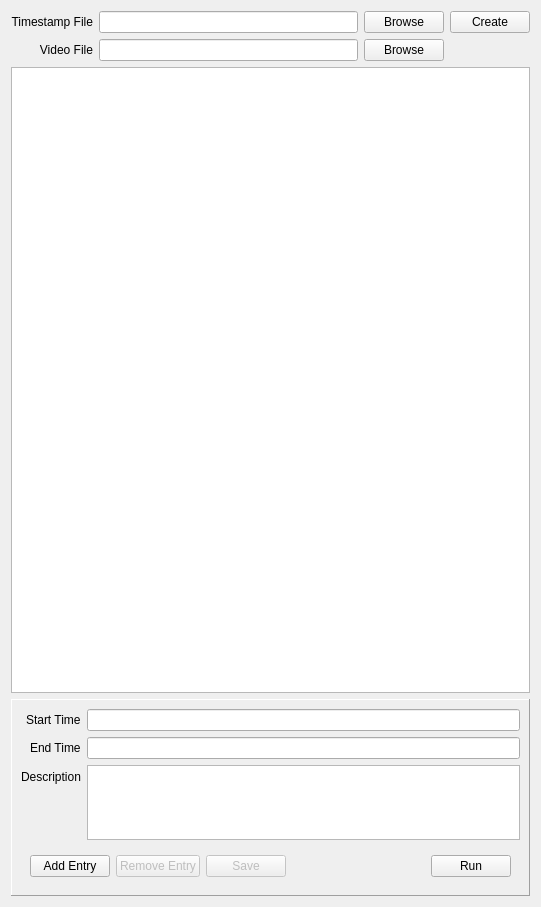
<?xml version="1.0" encoding="UTF-8"?>
<ui version="4.0">
 <class>VideoPlayerWindow_TimestampSidebarWidget</class>
 <widget class="QWidget" name="VideoPlayerWindow_TimestampSidebarWidget">
  <property name="geometry">
   <rect>
    <x>0</x>
    <y>0</y>
    <width>541</width>
    <height>907</height>
   </rect>
  </property>
  <property name="windowTitle">
   <string>Form</string>
  </property>
  <layout class="QVBoxLayout" name="verticalLayout">
   <item>
    <layout class="QGridLayout" name="gridLayout">
     <item row="0" column="0">
      <widget class="QLabel" name="label_timestamp">
       <property name="text">
        <string>Timestamp File</string>
       </property>
       <property name="alignment">
        <set>Qt::AlignRight|Qt::AlignTrailing|Qt::AlignVCenter</set>
       </property>
      </widget>
     </item>
     <item row="0" column="1">
      <widget class="QLineEdit" name="entry_timestamp">
       <property name="sizePolicy">
        <sizepolicy hsizetype="Expanding" vsizetype="Fixed">
         <horstretch>0</horstretch>
         <verstretch>0</verstretch>
        </sizepolicy>
       </property>
       <property name="autoFillBackground">
        <bool>false</bool>
       </property>
       <property name="styleSheet">
        <string notr="true"/>
       </property>
       <property name="readOnly">
        <bool>true</bool>
       </property>
      </widget>
     </item>
     <item row="0" column="2">
      <widget class="QPushButton" name="button_timestamp_browse">
       <property name="text">
        <string>Browse</string>
       </property>
      </widget>
     </item>
     <item row="0" column="3">
      <widget class="QPushButton" name="button_timestamp_create">
       <property name="text">
        <string>Create</string>
       </property>
      </widget>
     </item>
     <item row="1" column="0">
      <widget class="QLabel" name="label_video">
       <property name="text">
        <string>Video File</string>
       </property>
       <property name="alignment">
        <set>Qt::AlignRight|Qt::AlignTrailing|Qt::AlignVCenter</set>
       </property>
      </widget>
     </item>
     <item row="1" column="1">
      <widget class="QLineEdit" name="entry_video">
       <property name="autoFillBackground">
        <bool>false</bool>
       </property>
       <property name="readOnly">
        <bool>true</bool>
       </property>
      </widget>
     </item>
     <item row="1" column="2">
      <widget class="QPushButton" name="button_video_browse">
       <property name="text">
        <string>Browse</string>
       </property>
      </widget>
     </item>
    </layout>
   </item>
   <item>
    <widget class="TimestampTableView" name="list_timestamp">
     <property name="verticalScrollBarPolicy">
      <enum>Qt::ScrollBarAsNeeded</enum>
     </property>
     <property name="editTriggers">
      <set>QAbstractItemView::NoEditTriggers</set>
     </property>
     <property name="alternatingRowColors">
      <bool>true</bool>
     </property>
     <property name="selectionMode">
      <enum>QAbstractItemView::SingleSelection</enum>
     </property>
     <property name="selectionBehavior">
      <enum>QAbstractItemView::SelectRows</enum>
     </property>
     <attribute name="horizontalHeaderHighlightSections">
      <bool>false</bool>
     </attribute>
     <attribute name="horizontalHeaderStretchLastSection">
      <bool>true</bool>
     </attribute>
     <attribute name="verticalHeaderHighlightSections">
      <bool>false</bool>
     </attribute>
    </widget>
   </item>
   <item>
    <widget class="QFrame" name="frame_timestamp_detail">
     <property name="sizePolicy">
      <sizepolicy hsizetype="Preferred" vsizetype="Fixed">
       <horstretch>0</horstretch>
       <verstretch>0</verstretch>
      </sizepolicy>
     </property>
     <property name="frameShape">
      <enum>QFrame::Panel</enum>
     </property>
     <property name="frameShadow">
      <enum>QFrame::Raised</enum>
     </property>
     <layout class="QFormLayout" name="formLayout">
      <property name="labelAlignment">
       <set>Qt::AlignRight|Qt::AlignTrailing|Qt::AlignVCenter</set>
      </property>
      <item row="0" column="0">
       <widget class="QLabel" name="label_start_time">
        <property name="text">
         <string>Start Time</string>
        </property>
       </widget>
      </item>
      <item row="0" column="1">
       <widget class="QLineEdit" name="entry_start_time">
        <property name="enabled">
         <bool>true</bool>
        </property>
        <property name="autoFillBackground">
         <bool>false</bool>
        </property>
        <property name="readOnly">
         <bool>true</bool>
        </property>
       </widget>
      </item>
      <item row="1" column="0">
       <widget class="QLabel" name="label_end_time">
        <property name="text">
         <string>End Time</string>
        </property>
       </widget>
      </item>
      <item row="1" column="1">
       <widget class="QLineEdit" name="entry_end_time">
        <property name="enabled">
         <bool>true</bool>
        </property>
        <property name="autoFillBackground">
         <bool>false</bool>
        </property>
        <property name="readOnly">
         <bool>true</bool>
        </property>
       </widget>
      </item>
      <item row="2" column="0">
       <widget class="QLabel" name="label_description">
        <property name="text">
         <string>Description</string>
        </property>
       </widget>
      </item>
      <item row="2" column="1">
       <widget class="PlainTextEdit" name="entry_description">
        <property name="enabled">
         <bool>true</bool>
        </property>
        <property name="maximumSize">
         <size>
          <width>16777215</width>
          <height>75</height>
         </size>
        </property>
        <property name="autoFillBackground">
         <bool>false</bool>
        </property>
       </widget>
      </item>
      <item row="3" column="0" colspan="2">
       <widget class="QFrame" name="frame">
        <property name="frameShape">
         <enum>QFrame::NoFrame</enum>
        </property>
        <property name="frameShadow">
         <enum>QFrame::Plain</enum>
        </property>
        <property name="lineWidth">
         <number>0</number>
        </property>
        <layout class="QHBoxLayout" name="horizontalLayout">
         <item>
          <widget class="QPushButton" name="button_add_entry">
           <property name="text">
            <string>Add Entry</string>
           </property>
          </widget>
         </item>
         <item>
          <widget class="QPushButton" name="button_remove_entry">
           <property name="enabled">
            <bool>false</bool>
           </property>
           <property name="text">
            <string>Remove Entry</string>
           </property>
          </widget>
         </item>
         <item>
          <widget class="QPushButton" name="button_save">
           <property name="enabled">
            <bool>false</bool>
           </property>
           <property name="text">
            <string>Save</string>
           </property>
          </widget>
         </item>
         <item>
          <spacer name="horizontalSpacer_2">
           <property name="orientation">
            <enum>Qt::Horizontal</enum>
           </property>
           <property name="sizeHint" stdset="0">
            <size>
             <width>40</width>
             <height>20</height>
            </size>
           </property>
          </spacer>
         </item>
         <item>
          <widget class="QPushButton" name="button_run">
           <property name="text">
            <string>Run</string>
           </property>
          </widget>
         </item>
        </layout>
       </widget>
      </item>
     </layout>
    </widget>
   </item>
  </layout>
 </widget>
 <customwidgets>
  <customwidget>
   <class>TimestampTableView</class>
   <extends>QTableView</extends>
   <header>GUI.UI.VideoPlayer</header>
  </customwidget>
  <customwidget>
   <class>PlainTextEdit</class>
   <extends>QPlainTextEdit</extends>
   <header>GUI.UI.VideoPlayer</header>
  </customwidget>
 </customwidgets>
 <resources/>
 <connections/>
</ui>
